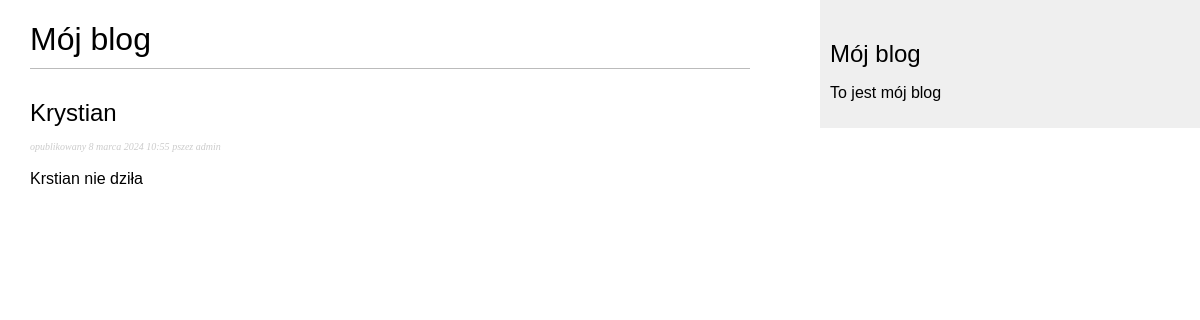
Screenshot of /blog/ with the database file from the repository.
### blog/models.py (models this page shows, shortened)
class Post(models.Model):
    objects = models.Manager()
    published = PublishedManager()
    title = models.CharField(max_length=250)
    body = models.TextField()
    publish = models.DateTimeField(default=timezone.now)
    created = models.DateTimeField(auto_now_add=True)
    updated = models.DateTimeField(auto_now=True)
    STATUS_CHOICES = (
        ('draft', 'Draft'),
        ('published', 'Opublikowany')
    )
    status = models.CharField(max_length=10, choices=STATUS_CHOICES,
                              default='draft')
    slug = models.SlugField(max_length=250, unique_for_date='publish')
    author = models.ForeignKey(User, on_delete=models.CASCADE, related_name='blog_posts')
    class Meta:
        ordering = ('-publish',)

### blog/views.py (the view)
# urls.py: path('', views.post_list, name='post_list')
def post_list(request):
    posts = Post.published.all() #.filter(status='published')
    return render(request, "blog/post/list.html",{"posts":posts})

### blog/models.py (called while the page is built)
    def get_queryset(self):
        return super(PublishedManager, self).get_queryset().filter(status='published')

### blog/templates/blog/post/list.html (shortened to what this page needs)
{% extends "blog/base.html" %}
{% block content %}
    <h1>Mój blog</h1>
    {% for post in posts %}
        <h2>{{ post.title }}</h2>
        <p class = "date"><small> opublikowany {{ post.publish }} pszez {{ post.author }} </small></p>
        <p>{{ post.body|truncatewords:30|linebreaks }}</p>
    {% endfor %}
{% endblock %}

### blog/static/css/blog.css (style rules this page uses)
body { margin:0; padding:0; font-family:helvetica, sans-serif; }
h1 { font-weight:normal; border-bottom:1px solid #bbb; padding:0 0 10px 0; }
h2 { font-weight:normal; margin:30px 0 0; }
p.date { color:#ccc; font-family: georgia, serif; font-size: 12px; font-style: italic; }

### rows the page displays
Post: title "Krystian", publish "8 marca 2024 10:55", author "admin", body "Krstian nie dziła"
